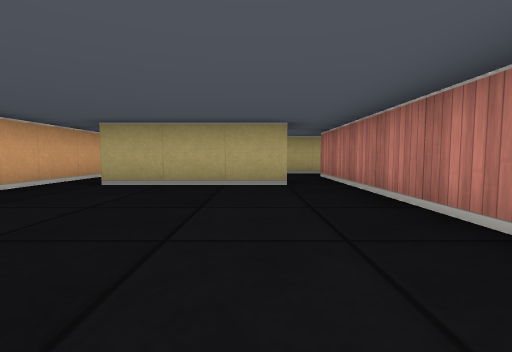
View 1 (above)

12 first-person views from a walk through a cub3D ray-caster map. The camera is about half as high as the walls, tilts 4° down and sees 85° across. The floor is counted in squares. Each view is taken from the middle of a square. On the plan, view 1 faces up. The plan holds only what a view shows up to about 9 squares ahead; the rest is blank.

View 2
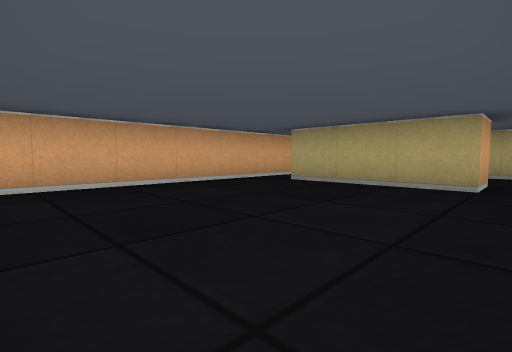

View 3
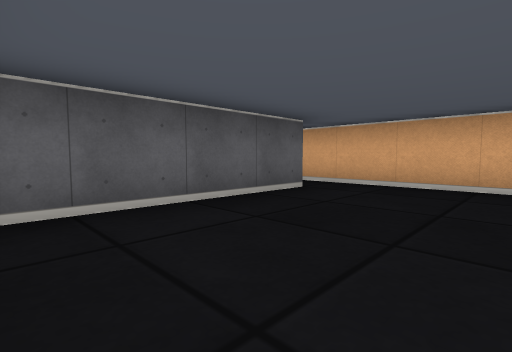

View 4
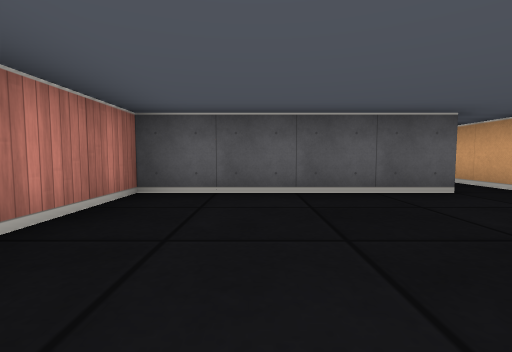

View 5
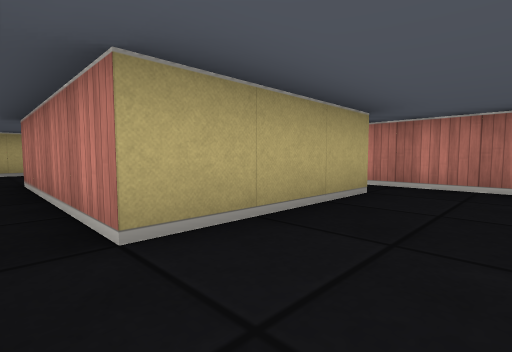

View 6
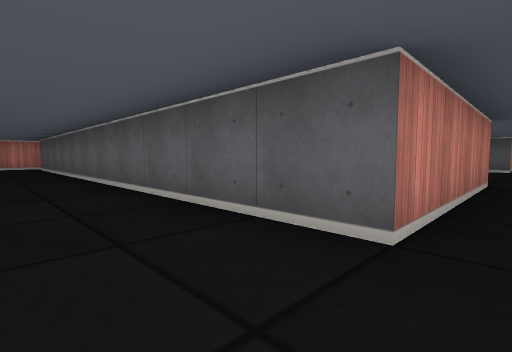

View 7
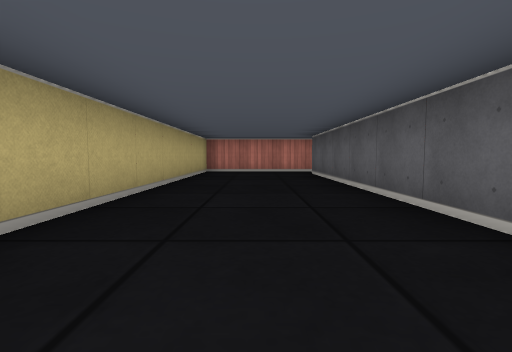

View 8
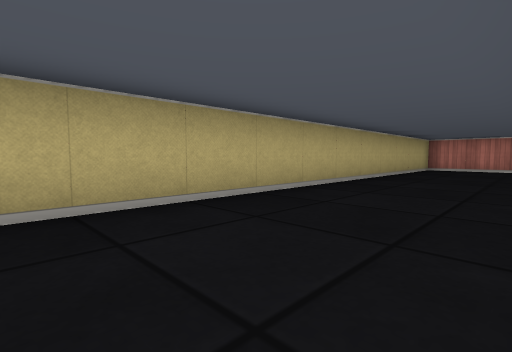

View 9
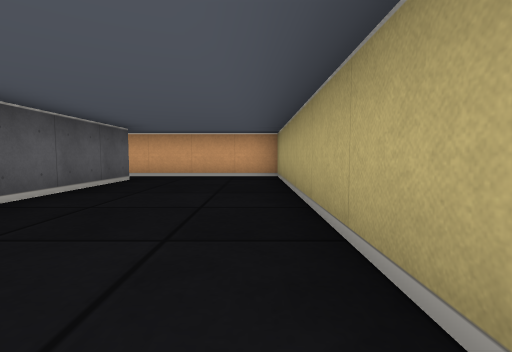

View 10
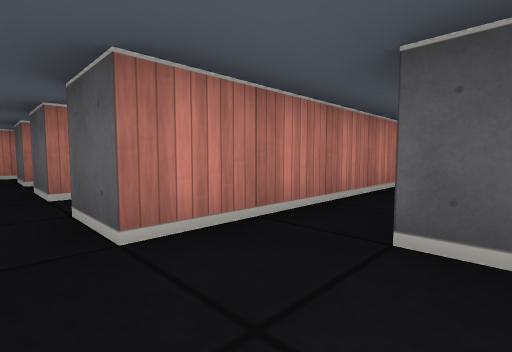

View 11
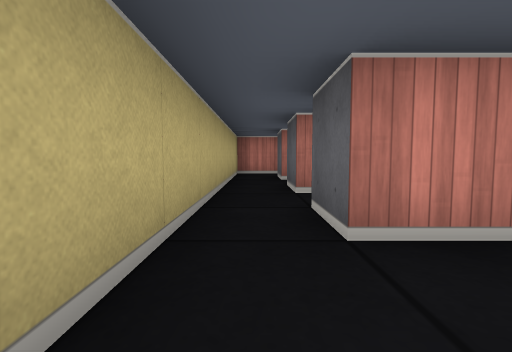

View 12
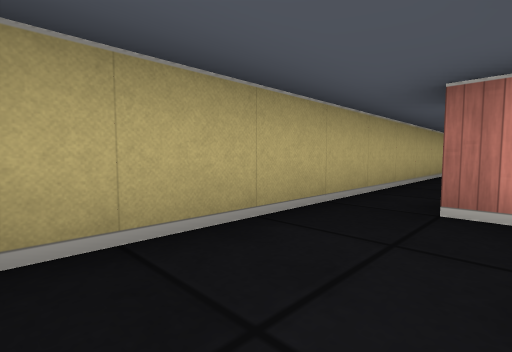

### Floor plan
Points are (right, up) in squares from view 1. A wall is a line through its corners. A room is listed if a view was taken in it or the views show most of it. See-through windows are left out.
Room 1 (views 1, 2, 3, 4, 5)
walls: (0.5, 5.5) (0.5, 4.5) (-2.5, 4.5) (-2.5, 8.5); (-2.6, -0.5) (1.5, -0.5) (1.5, 5.5); (-3.5, 6.4) (-3.5, -0.5)
ways out: opening at (-3, 9) to room 2; opening at (1, 5) to room 3; opening at (-3, -1)
Room 2 (views 6, 7, 8, 9)
walls: (-2.5, 8.5) (8.5, 8.5); (9.5, 8.2) (9.5, 11.5) (-3.5, 11.5) (-3.5, 8)
ways out: opening at (-3, 9) to room 1; opening at (9, 9)
Room 3 (views 10, 11, 12)
walls: (0, 5.5) (0.5, 5.5); (1.5, 5.5) (1.5, 6.5) (2.5, 6.5); (2.5, 7.5) (-1, 7.5)
ways out: opening at (1, 5) to room 1; opening at (2, 7)

Positions as (right, up) in squares from view 1, and headings:
1: (0, 0), facing up
2: (1, 0), facing up-left
3: (1, 2), facing down-left
4: (0, 3), facing down
5: (-3, 3), facing up-right
6: (-3, 10), facing down-right
7: (1, 10), facing right
8: (-1, 9), facing up-right
9: (3, 11), facing left
10: (0, 7), facing down-right
11: (0, 7), facing right
12: (-1, 6), facing up-right
